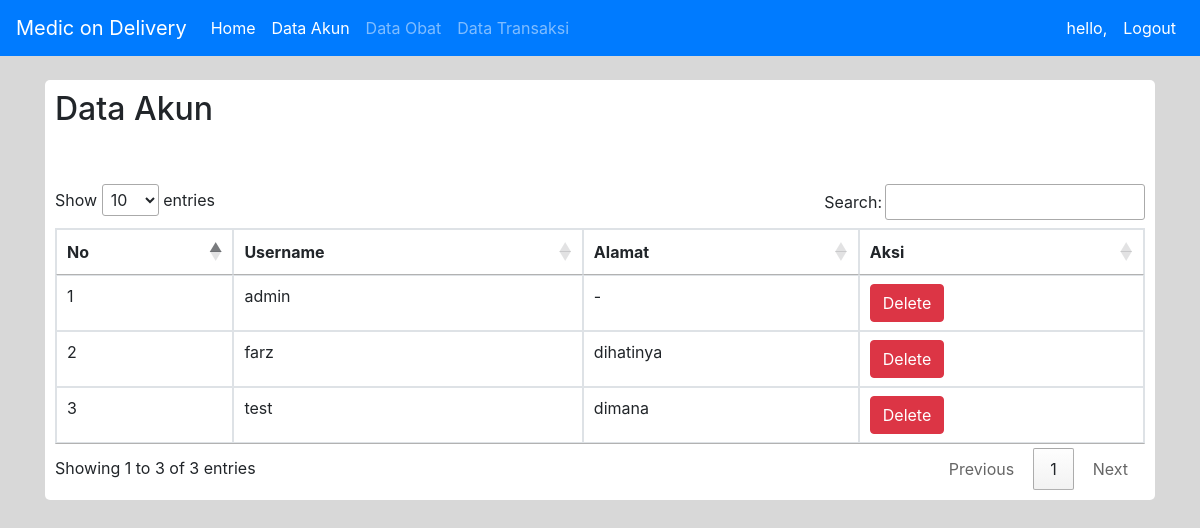
The page /index.php/admin/readakun on the database its author committed.
### tables this page shows
CREATE TABLE `akun` (
  `akun_id` int(11) NOT NULL,
  `username` varchar(20) NOT NULL,
  `password` varchar(30) NOT NULL,
  `no_hp` varchar(20) NOT NULL,
  `alamat` varchar(50) NOT NULL,
  `role` int(2) NOT NULL
);

### application/controllers/admin.php (called while the page is built, shortened)
<?php
class admin extends CI_Controller {
	function __construct(){
        $this->load->model('akun');
        $this->load->model('obat');
        $this->load->model('transaksi');
	}
    public function readakun(){
        $data['data'] = $this->akun->read_akun()->result();
        $this->load->view('admin_akun', $data);
    }
}
?>

### index.php (called while the page is built, shortened)
<?php
require_once BASEPATH.'core/CodeIgniter.php';

### application/models/akun.php (called while the page is built, shortened)
<?php
class akun extends CI_Model{
	public function read_akun() {
		return $this->db->get('akun');
	}
}
?>

### application/views/admin_akun.php (the view, shortened to what this page needs)
<!doctype html>
<html lang="en">
<head>
  <link href="<?= base_url() ?>template/css/bootstrap.min.css" rel="stylesheet">
  <link rel="stylesheet" type="text/css" href="https://cdn.datatables.net/1.10.19/css/jquery.dataTables.css">
</head>
<body>
    <header>
      <nav class="navbar navbar-expand-md navbar-dark fixed-top bg-primary">
        <a class="navbar-brand" href="">Medic on Delivery</a>
        <div class="collapse navbar-collapse" id="navbarCollapse">
          <ul class="navbar-nav mr-auto">
            <li class="nav-item active">
              <a class="nav-link" href="<?= site_url('admin/home_admin') ?>">Home</a>
            </li>
            <li class="nav-item active">
              <a class="nav-link" href="<?= site_url('admin/readakun') ?>">Data Akun</a>
            </li>
            <li class="nav-item">
              <a class="nav-link" href="<?= site_url('admin/readobat') ?>">Data Obat</a>
            </li>
            <li class="nav-item">
              <a class="nav-link" href="<?= site_url('admin/readtransaksi') ?>">Data Transaksi</a>
            </li>
          </ul>
          <ul class="navbar-nav nav justify-content-end ">
            <li class="nav-item active">
              <a class="nav-link" href="#"> hello, <?= $this->session->userdata('username'); ?> </a>
            </li>
            <li class="nav-item active">
              <a class="nav-link" href="<?= site_url('admin/logout') ?>">Logout</a>
            </li>
          </ul>
        </div>
      </nav>
    </header>
<div class="container">
    <div class="box">
      <h2>Data Akun</h2>
      <br><br>
      <table class="table table-bordered" id="table">
        <thead>
          <tr>
            <th>No</th>
            <th>Username</th>
            <th>Alamat</th>
            <th>Aksi</th>
          </tr>
        </thead>
        <tbody>
          <?php $no=1; foreach ($data as $d ) {?>
          <tr>
            <form action="">
              <td><?php echo $no++ ?></td>
              <td><?php echo $d->username ?></td>
              <td><?php echo $d->alamat ?></td>
              <td><a type="button" class="btn btn-danger"  href="<?= site_url('admin/deleteakun/') . $d->akun_id; ?>" onClick="return confirm('Hapus Akun?')" ><i class="fas fa-user-times"></i>Delete</a></td>
            </form>
          </tr>
          <?php } ?>
        </tbody>
      </table>
    </div>
  </div>
</body>
</html>

### application/views/admin_akun.php (style rules this page uses)
.box { margin-top: 80px; margin-bottom: 20px; padding: 10px; background-color: #fff ; border-radius: 5px; }
body { background-color: #D8D8D8; }

### rows shown on the page
akun: username "admin", alamat "-"
akun: username "farz", alamat "dihatinya"
akun: username "test", alamat "dimana"
